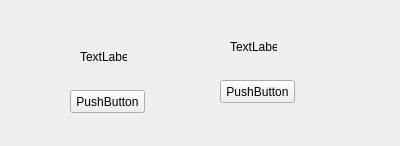
<?xml version="1.0" encoding="UTF-8"?>
<ui version="4.0">
 <class>Form</class>
 <widget class="QWidget" name="Form">
  <property name="geometry">
   <rect>
    <x>0</x>
    <y>0</y>
    <width>400</width>
    <height>146</height>
   </rect>
  </property>
  <property name="windowTitle">
   <string>Form</string>
  </property>
  <widget class="QPushButton" name="pushButton">
   <property name="geometry">
    <rect>
     <x>70</x>
     <y>90</y>
     <width>75</width>
     <height>23</height>
    </rect>
   </property>
   <property name="text">
    <string>PushButton</string>
   </property>
  </widget>
  <widget class="QLabel" name="label">
   <property name="geometry">
    <rect>
     <x>80</x>
     <y>50</y>
     <width>47</width>
     <height>13</height>
    </rect>
   </property>
   <property name="text">
    <string>TextLabel</string>
   </property>
  </widget>
  <widget class="QLabel" name="label_2">
   <property name="geometry">
    <rect>
     <x>230</x>
     <y>40</y>
     <width>47</width>
     <height>13</height>
    </rect>
   </property>
   <property name="text">
    <string>TextLabel</string>
   </property>
  </widget>
  <widget class="QPushButton" name="pushButton_2">
   <property name="geometry">
    <rect>
     <x>220</x>
     <y>80</y>
     <width>75</width>
     <height>23</height>
    </rect>
   </property>
   <property name="text">
    <string>PushButton</string>
   </property>
  </widget>
 </widget>
 <resources/>
 <connections/>
</ui>
